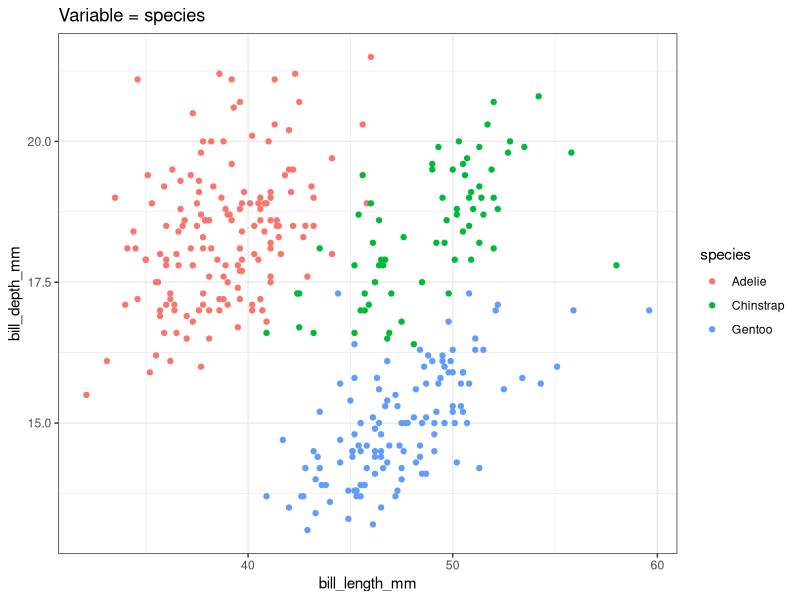

Generate this figure with R: (Note: this script raises an error after producing the figure.)
## ---- chunk 1
knitr::opts_chunk$set(echo = TRUE, warning = FALSE)
## ---- chunk 2
library(tidyverse)
theme_set(theme_bw())
data(penguins, package = "palmerpenguins")
## ---- chunk 3
## This works
ggplot(penguins, aes(x = bill_length_mm, y = bill_depth_mm, color = species)) + 
  geom_point() + 
  ggtitle("Variable = species")
## ---- chunk 4
## This doesn't
my_plot <- function(var) {
  ggplot(penguins, aes(x = bill_length_mm, y = bill_depth_mm, color = var)) + 
    geom_point() + 
    ggtitle(glue::glue("{var}"))
}
my_plot(species)
## ---- chunk 5
## This works
my_plot <- function(var) {
  ggplot(penguins, aes(x = bill_length_mm, y = bill_depth_mm, color = {{ var }})) + 
    geom_point()
}
my_plot(species)
## ---- chunk 6
## This works
my_plot <- function(var) {
  ggplot(penguins, aes(x = bill_length_mm, y = bill_depth_mm, color = !!enquo(var))) + 
    geom_point()
}
my_plot(species)
## ---- chunk 7
## This works
my_plot <- function(var) {
  ggplot(penguins, aes(x = bill_length_mm, y = bill_depth_mm, color = {{ var }})) + 
    geom_point() + 
    ggtitle(glue::glue("Variable = {ensym(var)}"))
}
my_plot(species)
## ---- chunk 8
cat_vars <- names(penguins)[map_lgl(penguins, is.factor)] ## [1] "species" "island"  "sex" 
map(cat_vars, my_plot) %>% cowplot::plot_grid(plotlist = .)
## ---- chunk 9
## This works
my_plot <- function(var) {
  ggplot(penguins, aes(x = bill_length_mm, y = bill_depth_mm, color = .data[[var]] )) + 
    geom_point() + 
    ggtitle(glue::glue("Variable = {var}"))
}
my_plot("species")
## ---- chunk 10
map(cat_vars, my_plot) %>% cowplot::plot_grid(plotlist = .)
## ---- chunk 11
ggplot(penguins %>% filter(species == "Adelie"), 
       aes(x = bill_length_mm, y = bill_depth_mm, color = island)) + 
    geom_point() + 
    ggtitle("Penguins of species Adelie, colored by island")
## ---- chunk 12
## This seems to works
my_plot <- function(species) {
  ggplot(penguins %>% filter(species == species), 
         aes(x = bill_length_mm, y = bill_depth_mm, color = island )) + 
    geom_point() + 
    ggtitle(glue::glue("Penguins of species {species}, colored by island"))
}
## ---- chunk 13
my_plot("Adelie")
## ---- chunk 14
## This works
my_plot <- function(species) {
  ggplot(penguins %>% filter(species == .env$species), 
         aes(x = bill_length_mm, y = bill_depth_mm, color = island )) + 
    geom_point() + 
    ggtitle(glue::glue("Penguins of species {species}, colored by island"))
}
## ---- chunk 15
my_plot("Adelie")
## ---- chunk 16
unique(penguins$species) %>% map(my_plot) %>% cowplot::plot_grid(plotlist = .)
## ---- chunk 17
my_plot <- function(species, color) {
  ggplot(penguins %>% filter(species == .env$species), 
         aes(x = bill_length_mm, y = bill_depth_mm, color = .data[[color]])) + 
    geom_point() + 
    ggtitle(glue::glue("Penguins of species {species}, colored by {color}"))
}
my_plot("Adelie", "sex")
## ---- chunk 18
my_plot_char <- function(x, y) {
  ggplot(penguins, 
         aes(x = .data[[x]], y = .data[[y]], color = species)) + 
    geom_point()
}
my_plot_char(x = "bill_length_mm", y = "bill_depth_mm")
## ---- chunk 19
my_plot_expr <- function(x, y) {
  ggplot(penguins, 
         aes(x = {{x}}, y = {{y}}, color = species)) + 
    geom_point()
}
my_plot_expr(x = bill_length_mm, y = bill_depth_mm)
## ---- chunk 20
my_plot_expr(x = bill_length_mm - bill_depth_mm, y = bill_length_mm + bill_depth_mm)
## ---- chunk 21
var_x <- "bill_length_mm"
var_y <- "bill_depth_mm"
## Works fine
my_plot_char(var_x, var_y)
## ---- chunk 22
## Does not work as intended
my_plot_expr(var_x, var_y)
## ---- chunk 23
## Works as intended
my_plot_expr(.data[[var_x]], .data[[var_y]])
## ---- chunk 24
cont_vars <- c("bill_length_mm", "bill_depth_mm", "flipper_length_mm", "body_mass_g")
df <- crossing(x = cont_vars, y = cont_vars) 
plot_list <- map2(.x = df$x, .y = df$y, ~ my_plot_expr(.data[[.x]], .data[[.y]]) + theme(legend.position = "none"))
cowplot::plot_grid(plotlist = plot_list)
## ---- chunk 25
summarize_penguins <- function(filter_condition, group, summary_var, summary_fun, ...) {
  penguins %>% 
    filter({{ filter_condition }}) %>% 
    group_by({{ group }}) %>% 
    summarize(my_summary := summary_fun({{summary_var}}, ...))
}
## ---- chunk 26
summarize_penguins(species == "Adelie", island, bill_depth_mm, mean, na.rm = TRUE)
## ---- chunk 27
summarize_penguins <- function(filter_condition, group, summary_var, summary_fun, ...) {
  penguins %>% 
    filter({{ filter_condition }}) %>% 
    group_by({{ group }}) %>% 
    summarize("{{summary_var}}_{{summary_fun}}" := summary_fun({{summary_var}}, ...))
}
## ---- chunk 28
summarize_penguins(species == "Adelie", island, bill_depth_mm, mean, na.rm = TRUE)
